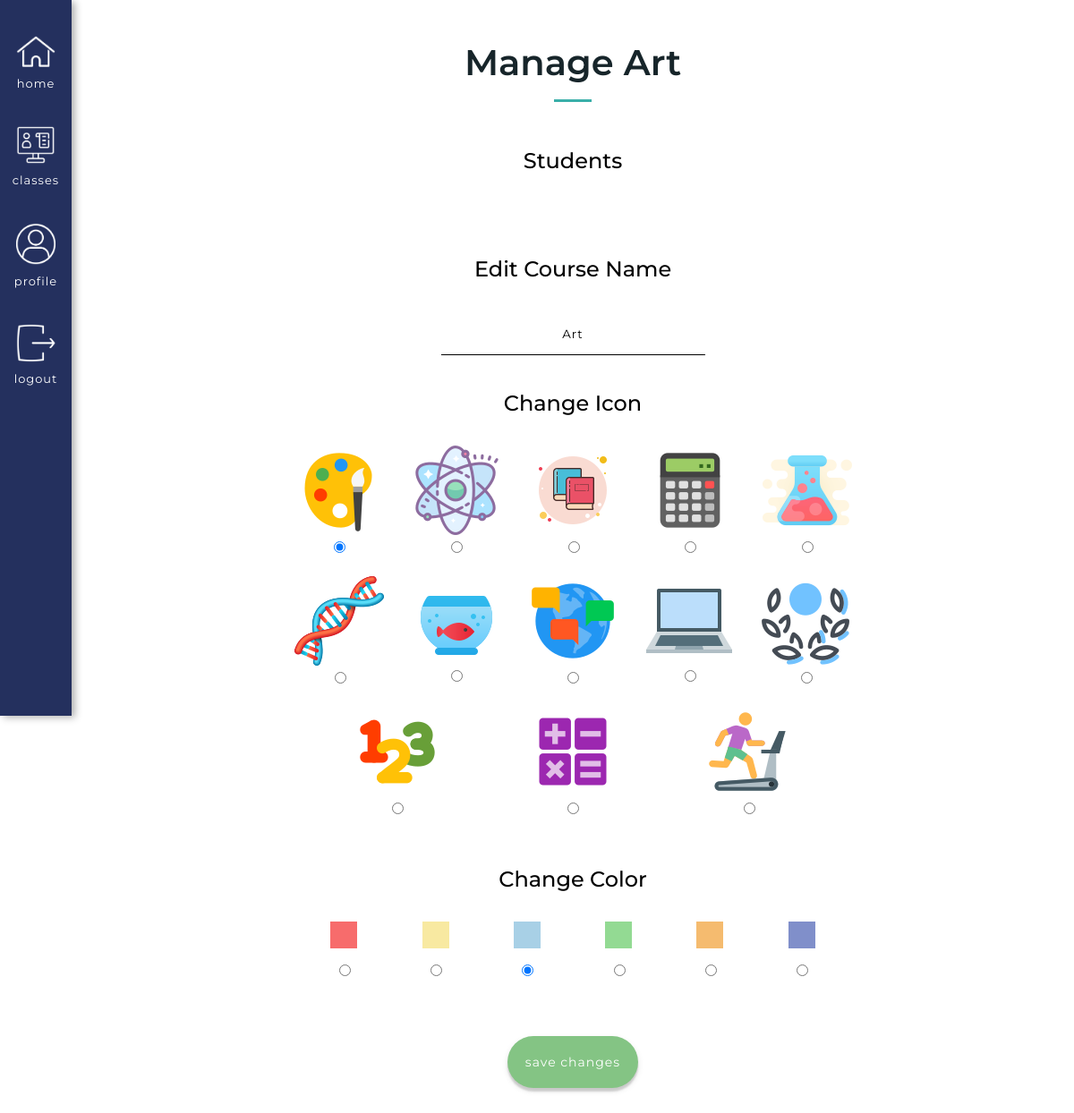
The app's page /classes/course/26/manage (signed in), older data.
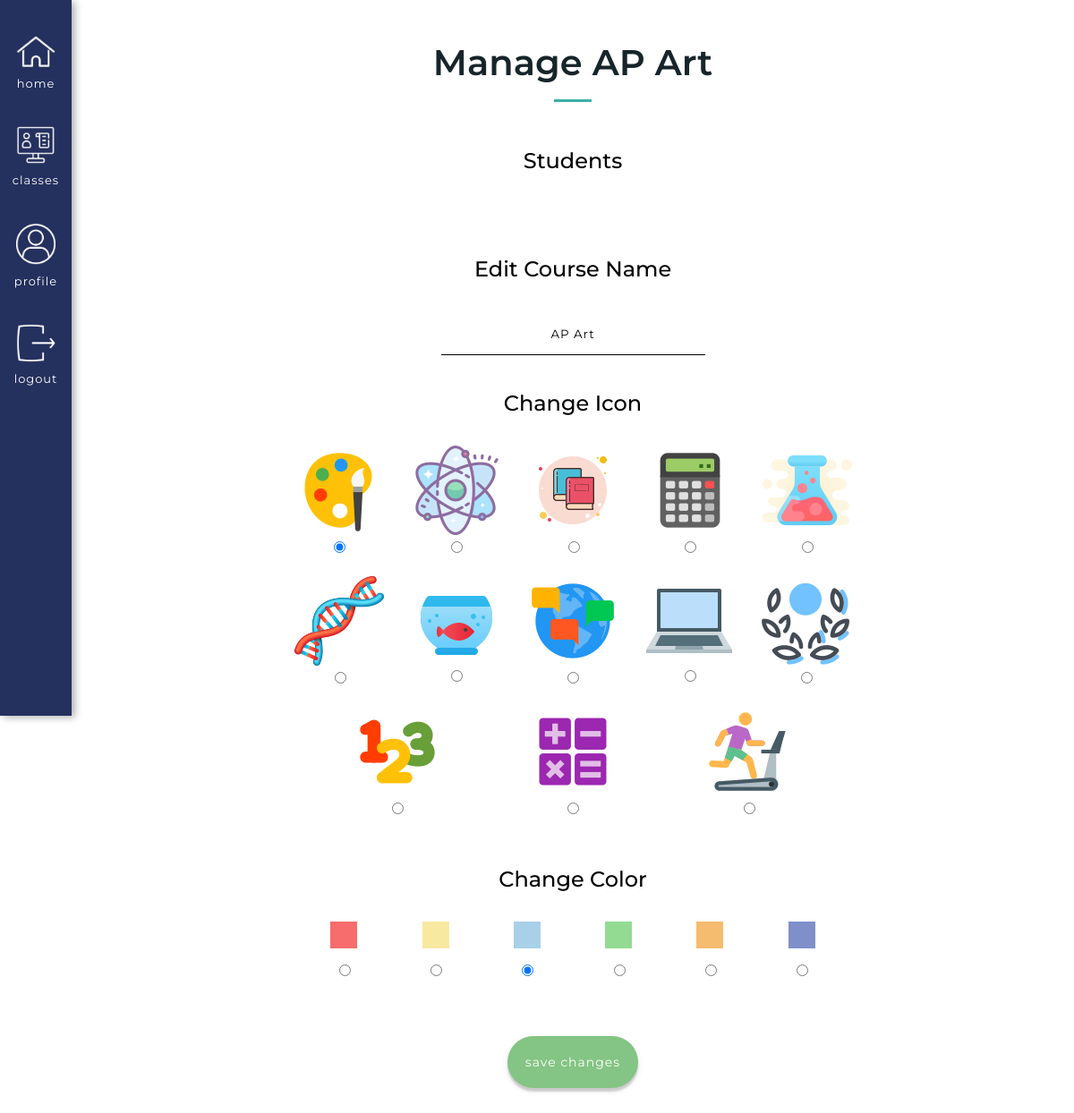
The same page, newer data.
### app/models.py (models this page shows, shortened)
class Courses(db.Model):
    id = db.Column(db.Integer, primary_key=True) # Always need ID
    course_name = db.Column(db.String(140), index=False, unique=False) # Not indexable or unique bc many people can have the same course
    code = db.Column(db.Integer, index=True, unique=True) # Indexable to link it back to the course name
    timestamp = db.Column(db.DateTime, index=True, default=datetime.utcnow) # Timestamp
    status = db.Column(db.Integer, index=False, unique=False, default=0) # 0 means the class is inactive, 1 is active
    teacher_id = db.Column(db.Integer, db.ForeignKey('user.id'))  # Taking the user ID from the user model, using backref of teacher will show you the actual teacher
    icon = db.Column(db.String(220), index=False, unique=False, default="/static/images/classes_books.png") # Icon option, turtle gif is set as the default
    color = db.Column(db.Integer, index=False, unique=False, default=0) # Adding the option to decide the color of the class
    signups = db.relationship('Signups', backref='course_id', lazy='dynamic') # This will show all the student signups for this course
    reactions = db.relationship('Reactions', backref='course_actual', lazy='dynamic') # This will show all the reactions for this course
    session = db.relationship('Session', backref='session_course_id', lazy='dynamic') # This will show you all the sessions of the course
    forms = db.relationship('Prompts', backref='course_form', lazy='dynamic') # This will show you all of the forms of the course
    responses = db.relationship('Responses', backref='course_response', lazy='dynamic') # This will show you all of the responses of the course

### app/routes.py (the view)
@app.route('/classes/course/<course_id>/manage', methods=['GET', 'POST'])
@login_required
def manage_course_page(course_id):
    course = Courses.query.get(course_id) # getting the correct course with the course_id
    teacher_id = course.teacher_id # getting the appropriate teacher_id
    if current_user.id != teacher_id: # If the current user's id is not the same as the teacher id
        return unauthorized_access("You are not the teacher for this class.") # return an error message
    student_signups = Signups.query.filter_by(course=course.id).all()
    form = EditClassForm() # Setting form to the edit class form
    if form.validate_on_submit(): # If the form successfully submitted
        course.course_name = form.class_name.data # Set the course name to what they entered in the form
        course.icon = form.class_icon.data # Set icon for course from the form
        course.color = form.class_color.data # Set color for course from the form
        db.session.commit() # Commit changes to the database
        flash('Your changes have been saved', 'info')
        return redirect(url_for('manage_course_page', course_id=course_id))
    elif request.method == 'GET': # If this is the first time that the form has been requested
        form.class_name.data = course.course_name # Then pre-populate the fields with the data in the database
        form.class_icon.data = course.icon
        form.class_color.data = course.color
    else:
        flash('Please fill in every section', 'error')
    return render_template('manage_class.html',
                            course_name=course.course_name,
                            course_id=course_id,
                            title='Manage ' + course.course_name,
                            form=form)

### app/models.py (called while the page is built)
@login.user_loader
def load_user(id):
        return User.query.get(int(id))

### app/routes.py (called while the page is built)
@app.before_request # This function will be executed right before the view function
def before_request():
    if current_user.is_authenticated: # Checks whether the current user is logged in
        current_user.last_seen = datetime.utcnow() # Sets the last seen to the date using the UTC time zone
        db.session.commit() # Don't need to do db.session.add() because the user is already in the database (using a current_user)

### app/templates/manage_class.html (shortened to what this page needs)
{% extends "base.html" %}
{% block head %}
    <link rel="stylesheet" href="{{ url_for('static', filename='css/manage_class.css') }}">
{% endblock %}
{% block content %}
<div id="classInfo" class = "classTitle">
    <h1>Manage {{ course_name }}</h1>
</div>
{% if current_user.role == 0 %}
<div id="studentinfo" class = "studentInfo">
    <div class = "studentTitle">
        <h2>Students</h2>
    </div>
</div>
<div class = "formHolder">
    <div class = "studentTitle lessDark">
        <h2>Edit Course Name</h2>
    </div>
    <form action="" method="post" class = "editClassForm">
        <div class = "classNameHolder">
            {{ form.class_name(size=32, class = "newCourseInput")}}<br>
        </div>
        <div class = "miniTitle">
            <h2>Change Icon</h2>
        </div>
        <div class = "difSection">
            {% for icon in form.class_icon %}
            <div class = "iconBox">
                {{ icon }}
                <label for = "class_icon-{{ loop.index - 1}}">
                    <img src = "{{ icon.data }}">
                </label>
            </div>
            {% endfor %}
        </div>
        <div class = "miniTitle">
            <h2>Change Color</h2>
        </div>
        <div class = "difSection colorSection">
            {% for color in form.class_color %}
            <div class = "iconBox">
                {{ color }}
                <label for = "class_color-{{ loop.index - 1}}">
                    {% if loop.index - 1 == 0 %}
                        <div class = "colorLabel red"></div>
                    {% elif loop.index - 1 == 1 %}
                        <div class = "colorLabel yellow"></div>
                    {% elif loop.index - 1 == 2 %}
                        <div class = "colorLabel blue"></div>
                    {% elif loop.index - 1 == 3 %}
                        <div class = "colorLabel green"></div>
                    {% elif loop.index - 1 == 4 %}
                        <div class = "colorLabel orange"></div>
                    {% elif loop.index - 1 == 5 %}
                        <div class = "colorLabel purple"></div>
                    {% endif %}
                </label>
            </div>
            {% endfor %}
        </div>
        <div>{{ form.submit(class = "removeButton greenButton") }}</div>
    </form>
</div>
{% endif %}
{% endblock %}

Row changes from the older to the newer data that the page shows:
changed Courses: course_name "Art" → "AP Art"
Text that changed along with them:
form field class_name: "Art" → "AP Art"
